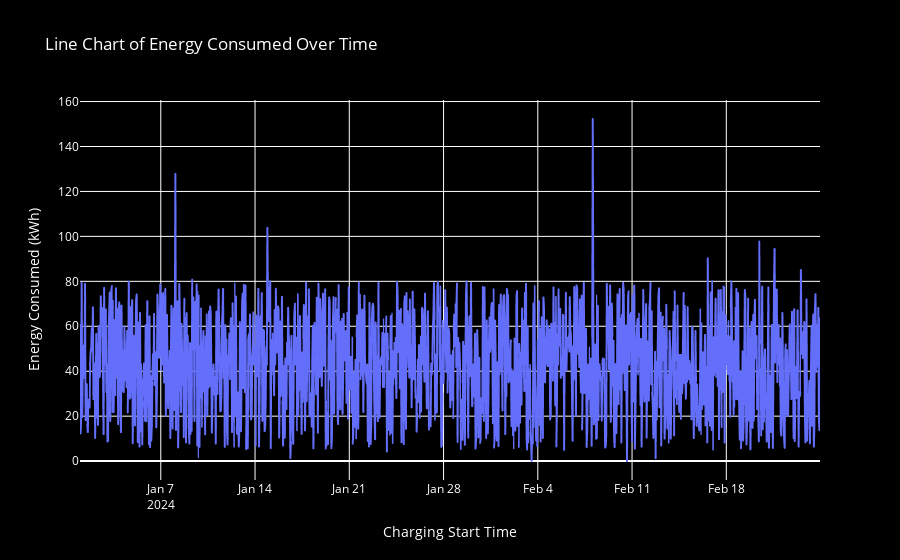

Notebook code for this chart:
### Code cell
df['Charging Start Time'] = pd.to_datetime(df['Charging Start Time'])  # Ensure the column is in datetime format
fig = px.line(df.sort_values('Charging Start Time'), x='Charging Start Time', y='Energy Consumed (kWh)', title='Line Chart of Energy Consumed Over Time')
fig.update_layout(
    xaxis_title='Charging Start Time',
    yaxis_title='Energy Consumed (kWh)',
    plot_bgcolor='black',
    paper_bgcolor='black',
    font_color='white'
)
fig.show()

### Figure 1 — Plotly figure (JSON) as saved in the notebook; plotly's stock layout.template omitted (floating-point values rounded to 4 significant figures; data arrays with more than 128 entries replaced by an {"elided": "..."} marker saying what was removed)
{"data": [{"hovertemplate": "Charging Start Time=%{x}<br>Energy Consumed (kWh)=%{y}<extra></extra>", "legendgroup": "", "line": {"color": "#636efa", "dash": "solid"}, "marker": {"symbol": "circle"}, "mode": "lines", "name": "", "showlegend": false, "type": "scattergl", "x": {"elided": "1320 str values"}, "xaxis": "x", "y": {"elided": "1320 float values"}, "yaxis": "y"}], "layout": {"font": {"color": "white"}, "legend": {"tracegroupgap": 0}, "paper_bgcolor": "black", "plot_bgcolor": "black", "title": {"text": "Line Chart of Energy Consumed Over Time"}, "xaxis": {"anchor": "y", "domain": [0, 1], "title": {"text": "Charging Start Time"}}, "yaxis": {"anchor": "x", "domain": [0, 1], "title": {"text": "Energy Consumed (kWh)"}}}}
